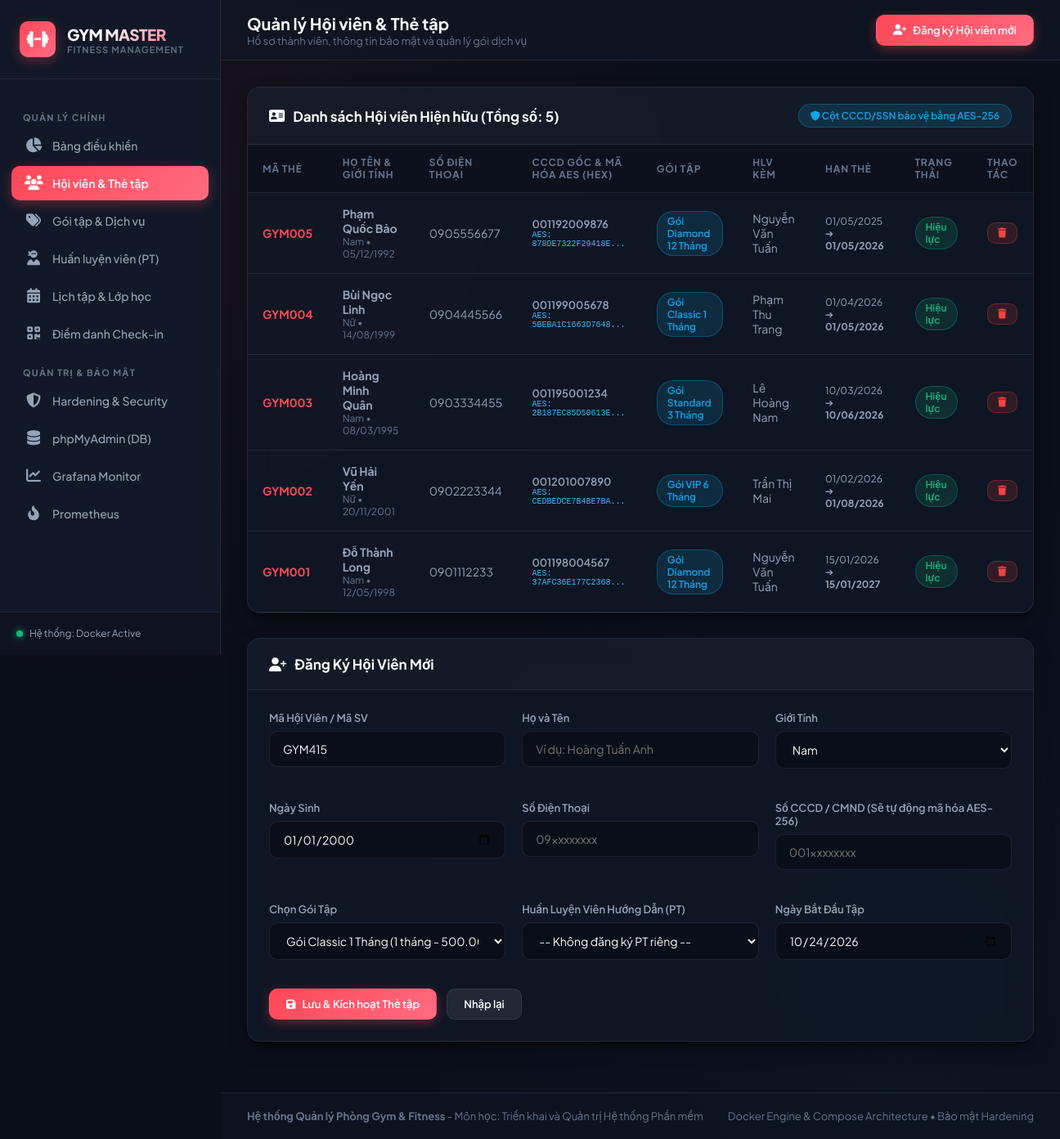
/members.php, run on the app's committed database.
### tables this page shows
CREATE TABLE IF NOT EXISTS `members` (
    `id` INT AUTO_INCREMENT PRIMARY KEY,
    `member_code` VARCHAR(20) UNIQUE NOT NULL,
    `full_name` VARCHAR(100) NOT NULL,
    `gender` ENUM('Nam', 'Nữ', 'Khác') DEFAULT 'Nam',
    `dob` DATE,
    `phone` VARCHAR(20),
    `ssn` VARCHAR(20),                       
    `ssn_encrypted` VARBINARY(255),         
    `package_id` INT,
    `trainer_id` INT NULL,
    `start_date` DATE NOT NULL,
    `end_date` DATE NOT NULL,
    `status` ENUM('active', 'expired', 'suspended') DEFAULT 'active',
    `created_at` TIMESTAMP DEFAULT CURRENT_TIMESTAMP,
    FOREIGN KEY (`package_id`) REFERENCES `packages`(`id`) ON DELETE SET NULL,
    FOREIGN KEY (`trainer_id`) REFERENCES `trainers`(`id`) ON DELETE SET NULL
);

CREATE TABLE IF NOT EXISTS `packages` (
    `id` INT AUTO_INCREMENT PRIMARY KEY,
    `package_name` VARCHAR(100) NOT NULL,
    `duration_months` INT NOT NULL,
    `price` DECIMAL(12, 2) NOT NULL,
    `description` TEXT,
    `status` ENUM('active', 'inactive') DEFAULT 'active',
    `created_at` TIMESTAMP DEFAULT CURRENT_TIMESTAMP
);

CREATE TABLE IF NOT EXISTS `trainers` (
    `id` INT AUTO_INCREMENT PRIMARY KEY,
    `full_name` VARCHAR(100) NOT NULL,
    `phone` VARCHAR(20) NOT NULL,
    `specialty` VARCHAR(100) NOT NULL,
    `experience_years` INT DEFAULT 1,
    `rating` DECIMAL(2, 1) DEFAULT 5.0,
    `status` ENUM('active', 'inactive') DEFAULT 'active',
    `created_at` TIMESTAMP DEFAULT CURRENT_TIMESTAMP
);

### src/config/database.php (called while the page is built, shortened)
<?php
$aes_key = getenv('AES_SECRET_KEY') ?: 'GymSuperSecretKey2026!';
?>

### src/members.php (the view, shortened to what this page needs)
<?php
require_once __DIR__ . '/config/database.php';
$members = $pdo->query("
    SELECT m.*,
           HEX(m.ssn_encrypted) AS ssn_hex,
           AES_DECRYPT(m.ssn_encrypted, '{$aes_key}') AS ssn_decrypted,
           p.package_name, p.price,
           t.full_name AS trainer_name
    FROM members m
    LEFT JOIN packages p ON m.package_id = p.id
    LEFT JOIN trainers t ON m.trainer_id = t.id
    ORDER BY m.id DESC
")->fetchAll();
$packages = $pdo->query("SELECT * FROM packages WHERE status = 'active'")->fetchAll();
include __DIR__ . '/includes/header.php';
include __DIR__ . '/includes/sidebar.php';
?>
<div class="main-wrapper">
    <header class="topbar">
        <div class="page-title">
            <h2>Quản lý Hội viên & Thẻ tập</h2>
            <p>Hồ sơ thành viên, thông tin bảo mật và quản lý gói dịch vụ</p>
        </div>
        <div class="topbar-actions">
            <button class="btn btn-primary" onclick="document.getElementById('modalAddMember').scrollIntoView({behavior: 'smooth'})">
                <i class="fa-solid fa-user-plus"></i> Đăng ký Hội viên mới
            </button>
        </div>
    </header>
    <main class="content-container">
        <div class="card">
            <div class="card-header">
                <h3><i class="fa-solid fa-address-card"></i> Danh sách Hội viên Hiện hữu (Tổng số: <?php echo count($members); ?>)</h3>
                <span class="badge-tag"><i class="fa-solid fa-shield"></i> Cột CCCD/SSN bảo vệ bằng AES-256</span>
            </div>
            <div class="card-body" style="padding:0;">
                <div class="table-responsive">
                    <table class="data-table">
                        <thead>
                            <tr>
                                <th>Mã Thẻ</th>
                                <th>Họ Tên & Giới tính</th>
                                <th>Số Điện Thoại</th>
                                <th>CCCD Gốc & Mã Hóa AES (HEX)</th>
                                <th>Gói Tập</th>
                                <th>HLV Kèm</th>
                                <th>Hạn Thẻ</th>
                                <th>Trạng Thái</th>
                                <th>Thao tác</th>
                            </tr>
                        </thead>
                        <tbody>
                            <?php foreach ($members as $m): ?>
                            <tr>
                                <td><strong style="color:var(--accent-primary);"><?php echo htmlspecialchars($m['member_code']); ?></strong></td>
                                <td>
                                    <strong><?php echo htmlspecialchars($m['full_name']); ?></strong>
                                    <div style="font-size:12px; color:var(--text-muted);"><?php echo htmlspecialchars($m['gender']); ?> • <?php echo date('d/m/Y', strtotime($m['dob'])); ?></div>
                                </td>
                                <td><?php echo htmlspecialchars($m['phone']); ?></td>
                                <td>
                                    <div style="font-size:13px; font-weight:600;"><?php echo htmlspecialchars($m['ssn']); ?></div>
                                    <div style="font-family:monospace; font-size:10px; color:#38bdf8; max-width:180px; overflow:hidden; text-overflow:ellipsis;" title="<?php echo $m['ssn_hex']; ?>">
                                        AES: <?php echo substr($m['ssn_hex'], 0, 16); ?>...
                                    </div>
                                </td>
                                <td>
                                    <span class="pill pill-info"><?php echo htmlspecialchars($m['package_name']); ?></span>
                                </td>
                                <td><?php echo htmlspecialchars($m['trainer_name'] ?? 'Tự tập'); ?></td>
                                <td>
                                    <div style="font-size:12px;"><?php echo date('d/m/Y', strtotime($m['start_date'])); ?> ➔ <strong><?php echo date('d/m/Y', strtotime($m['end_date'])); ?></strong></div>
                                </td>
                                <td>
                                    <span class="pill pill-<?php echo ($m['status'] === 'active') ? 'success' : 'danger'; ?>">
                                        <?php echo ($m['status'] === 'active') ? 'Hiệu lực' : 'Hết hạn'; ?>
                                    </span>
                                </td>
                                <td>
                                    <a href="/members.php?delete=<?php echo $m['id']; ?>" class="btn btn-danger btn-sm" onclick="return confirm('Bạn có chắc chắn muốn xóa hội viên này?')">
                                        <i class="fa-solid fa-trash"></i>
                                    </a>
                                </td>
                            </tr>
                            <?php endforeach; ?>
                        </tbody>
                    </table>
                </div>
            </div>
        </div>
        <div class="card" id="modalAddMember">
            <div class="card-header">
                <h3><i class="fa-solid fa-user-plus"></i> Đăng Ký Hội Viên Mới</h3>
            </div>
            <div class="card-body">
                <form action="/members.php" method="POST">
                    <div class="form-grid">
                        <div class="form-group">
                            <label>Mã Hội Viên / Mã SV</label>
                            <input type="text" name="member_code" class="form-control" value="GYM<?php echo rand(100, 999); ?>" required>
                        </div>
                        <div class="form-group">
                            <label>Họ và Tên</label>
                            <input type="text" name="full_name" class="form-control" placeholder="Ví dụ: Hoàng Tuấn Anh" required>
                        </div>
                        <div class="form-group">
                            <label>Giới Tính</label>
                            <select name="gender" class="form-control">
                                <option value="Nam">Nam</option>
                            </select>
                        </div>
                        <div class="form-group">
                            <label>Ngày Sinh</label>
                            <input type="date" name="dob" class="form-control" value="2000-01-01" required>
                        </div>
                        <div class="form-group">
                            <label>Số Điện Thoại</label>
                            <input type="text" name="phone" class="form-control" placeholder="09xxxxxxxx" required>
                        </div>
                        <div class="form-group">
                            <label>Số CCCD / CMND (Sẽ tự động mã hóa AES-256)</label>
                            <input type="text" name="ssn" class="form-control" placeholder="001xxxxxxxx" required>
                        </div>
                        <div class="form-group">
                            <label>Chọn Gói Tập</label>
                            <select name="package_id" class="form-control" required>
                                <?php foreach ($packages as $pkg): ?>
                                    <option value="<?php echo $pkg['id']; ?>">
                                        <?php echo htmlspecialchars($pkg['package_name']); ?> (<?php echo $pkg['duration_months']; ?> tháng - <?php echo number_format($pkg['price'], 0, ',', '.'); ?>đ)
                                    </option>
                                <?php endforeach; ?>
                            </select>
                        </div>
                        <div class="form-group">
                            <label>Huấn Luyện Viên Hướng Dẫn (PT)</label>
                            <select name="trainer_id" class="form-control">
                                <option value="">-- Không đăng ký PT riêng --</option>
                            </select>
                        </div>
                        <div class="form-group">
                            <label>Ngày Bắt Đầu Tập</label>
                            <input type="date" name="start_date" class="form-control" value="<?php echo date('Y-m-d'); ?>" required>
                        </div>
                    </div>
                    <div style="margin-top: 15px; display: flex; gap: 12px;">
                        <button type="submit" class="btn btn-primary">
                            <i class="fa-solid fa-floppy-disk"></i> Lưu & Kích hoạt Thẻ tập
                        </button>
                        <button type="reset" class="btn btn-secondary">Nhập lại</button>
                    </div>
                </form>
            </div>
        </div>
    </main>
<?php include __DIR__ . '/includes/footer.php'; ?>

### data on the page
members: member_code "GYM005", full_name "Phạm Quốc Bảo", gender "Nam", dob "05/12/1992", phone "0905556677", ssn "001192009876", ssn_hex "878DE7322F29418E", package.package_name "Gói Diamond 12 Tháng", trainer.full_name "Nguyễn Văn Tuấn", start_date "01/05/2025", end_date "01/05/2026", status "Hiệu lực"
members: member_code "GYM004", full_name "Bùi Ngọc Linh", gender "Nữ", dob "14/08/1999", phone "0904445566", ssn "001199005678", ssn_hex "5BEBA1C1663D7648", package.package_name "Gói Classic 1 Tháng", trainer.full_name "Phạm Thu Trang", start_date "01/04/2026", end_date "01/05/2026", status "Hiệu lực"
members: member_code "GYM003", full_name "Hoàng Minh Quân", gender "Nam", dob "08/03/1995", phone "0903334455", ssn "001195001234", ssn_hex "2B187EC85D50613E", package.package_name "Gói Standard 3 Tháng", trainer.full_name "Lê Hoàng Nam", start_date "10/03/2026", end_date "10/06/2026", status "Hiệu lực"
members: member_code "GYM002", full_name "Vũ Hải Yến", gender "Nữ", dob "20/11/2001", phone "0902223344", ssn "001201007890", ssn_hex "CEDBEDCE7B4BE7BA", package.package_name "Gói VIP 6 Tháng", trainer.full_name "Trần Thị Mai", start_date "01/02/2026", end_date "01/08/2026", status "Hiệu lực"
members: member_code "GYM001", full_name "Đỗ Thành Long", gender "Nam", dob "12/05/1998", phone "0901112233", ssn "001198004567", ssn_hex "37AFC36E177C2368", package.package_name "Gói Diamond 12 Tháng", trainer.full_name "Nguyễn Văn Tuấn", start_date "15/01/2026", end_date "15/01/2027", status "Hiệu lực"

### other printed values
count($members) "5"
form field package_id "Gói Classic 1 Tháng (1 tháng - 500.000đ)"
